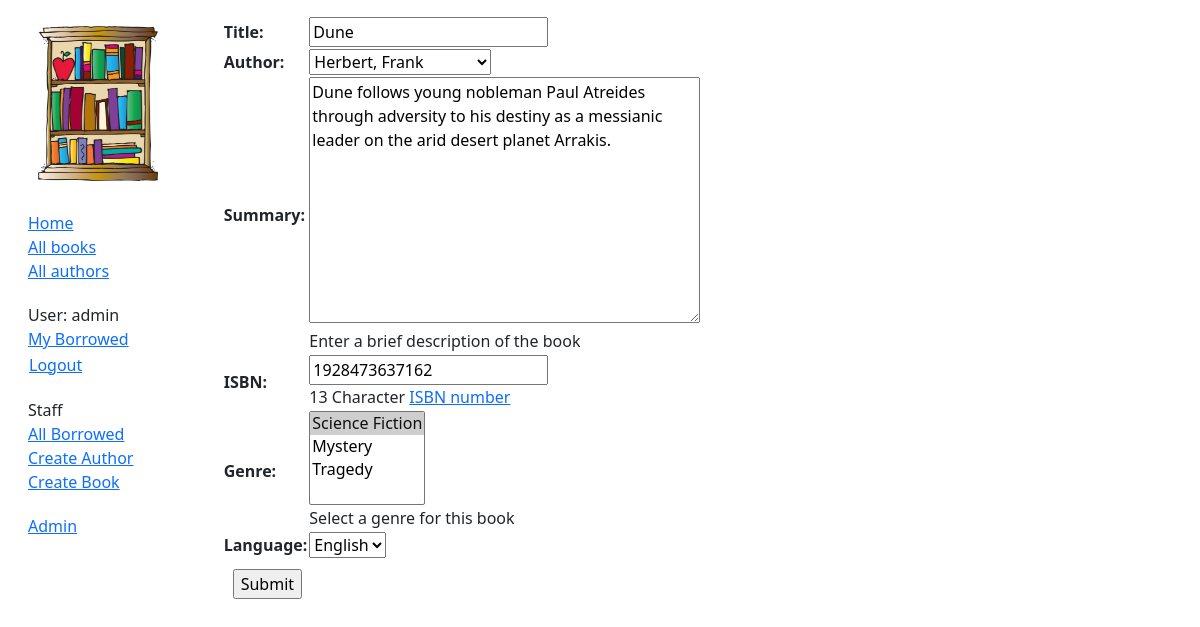
The app's page /catalog/book/3/update/ (signed in) with its own data.
### catalog/models.py (models this page shows, shortened)
class Book(models.Model):
    title = models.CharField(max_length=200)
    author = models.ForeignKey('Author', on_delete=models.RESTRICT, null=True)
    summary = models.TextField(
        max_length=1000, help_text="Enter a brief description of the book")
    isbn = models.CharField('ISBN', max_length=13,
                            unique=True,
                            help_text='13 Character <a href="https://www.isbn-international.org/content/what-isbn'
                                      '">ISBN number</a>')
    genre = models.ManyToManyField(
        Genre, help_text="Select a genre for this book")
    language = models.ForeignKey(
        'Language', on_delete=models.SET_NULL, null=True)
    class Meta:
        ordering = ['title', 'author']
    def display_genre(self):
        """Creates a string for the Genre. This is required to display genre in Admin."""
        return ', '.join([genre.name for genre in self.genre.all()[:3]])
    display_genre.short_description = 'Genre'

### catalog/views.py (the view)
# urls.py: path('book/<int:pk>/update/', views.BookUpdate.as_view(), name='book-update'),
class BookUpdate(PermissionRequiredMixin, UpdateView):
    model = Book
    fields = '__all__'
    permission_required = 'catalog.change_book'

### catalog/models.py (called while the page is built)
    def __str__(self):
        return self.name

    def __str__(self):
        return self.name

    def __str__(self):
        return f'{self.last_name}, {self.first_name}'

### catalog/templates/catalog/book_form.html (shortened to what this page needs)
{% extends "base_generic.html" %}
{% block content %}
<form action="" method="post">
  <table>
    {{ form.as_table }}
  </table>
  <input style="margin: 10px;" type="submit" value="Submit" />
</form>
{% endblock %}

### catalog/templates/base_generic.html (shortened to what this page needs)
<!DOCTYPE html>
<html lang="en">
  <head>
    <link
      href="https://cdn.jsdelivr.net/npm/bootstrap@5.3.3/dist/css/bootstrap.min.css"
      rel="stylesheet"
    />
    {% load static %}
    <link rel="stylesheet" href="{% static 'css/styles.css' %}" />
  </head>
  <body>
    <div class="container-fluid">
      <div class="row p-3">
        <div class="col-sm-2">
          {% block sidebar %}
          <img
            src="{% static 'images/bookshelf_image.jpg' %}"
            alt="Puppy Picture"
            style="width: 140px; height: 175px; padding: 10px"
          />
          <ul class="sidebar-nav">
            <li>
              <a class="link-opacity-50-hover" href="{% url 'index' %}">Home</a>
            </li>
            <li>
              <a class="link-opacity-50-hover" href="{% url 'books' %}"
                >All books</a
              >
            </li>
            <li>
              <a class="link-opacity-50-hover" href="{% url 'authors' %}"
                >All authors</a
              >
            </li>
          </ul>
          <ul class="sidebar-nav">
            {% if user.is_authenticated %}
            <li>User: {{ user.get_username }}</li>
            <li>
              <a class="link-opacity-50-hover" href="{% url 'my-borrowed' %}"
                >My Borrowed</a
              >
            </li>
            <form
                id="logout-form"
                method="post"
                action="{% url 'logout' %}">
                <button type="submit" class="btn btn-link">Logout</button>
              </form>
            {% endif %}
          </ul>
          {% if user.is_staff %}
          <ul class="sidebar-nav">
            <li>Staff</li>
            <li>
              <a class="link-opacity-50-hover" href="{% url 'all-borrowed' %}"
                >All Borrowed</a
              >
            </li>
            {% if perms.catalog.add_author %}
            <li>
              <a class="link-opacity-50-hover" href="{% url 'author-create' %}"
                >Create Author</a
              >
            </li>
            {% endif %} {% if perms.catalog.add_book %}
            <li>
              <a class="link-opacity-50-hover" href="{% url 'book-create' %}"
                >Create Book</a
              >
            </li>
            {% endif %}
          </ul>
          {% endif %}
          <ul class="sidebar-nav">
            <li>
              <a class="link-opacity-50-hover" href="{% url 'admin:index' %}"
                >Admin</a
              >
            </li>
          </ul>
        {% endblock %}
        </div>
        <div class="col-auto">
          {% block content %} {% endblock %}
        </div>
      </div>
    </div>
  </body>
</html>

### catalog/static/css/styles.css (style rules this page uses)
.sidebar-nav { margin-top: 20px; padding: 0; list-style: none; }
#logout-form { display: inline; }
#logout-form button { padding: 0; margin: 0; }

### records on screen
Book: title "Dune", author "Herbert, Frank", summary "Dune follows young nobleman Paul Atreides through adversity to his destiny as a messianic leader on the arid desert planet Arrakis.", isbn "1928473637162", language "English"

### other values on screen
{{ user.get_username }} "admin"
